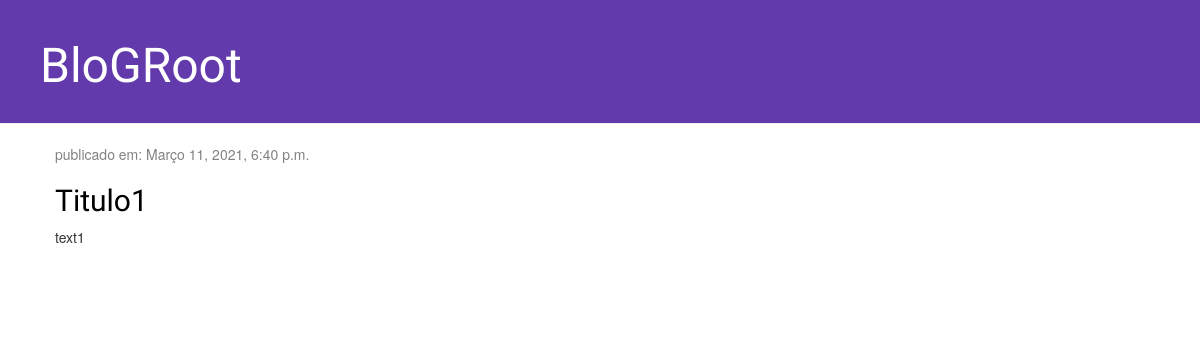
The app's page /, older data.
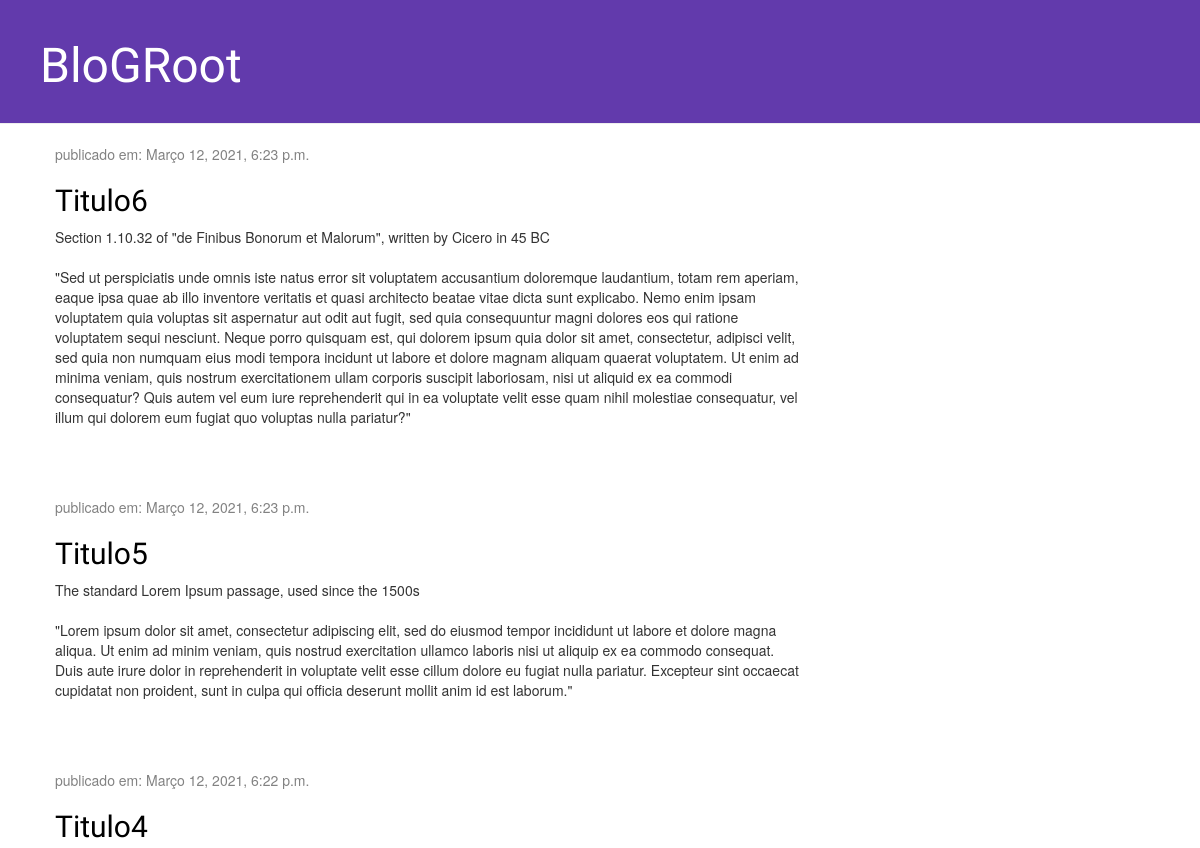
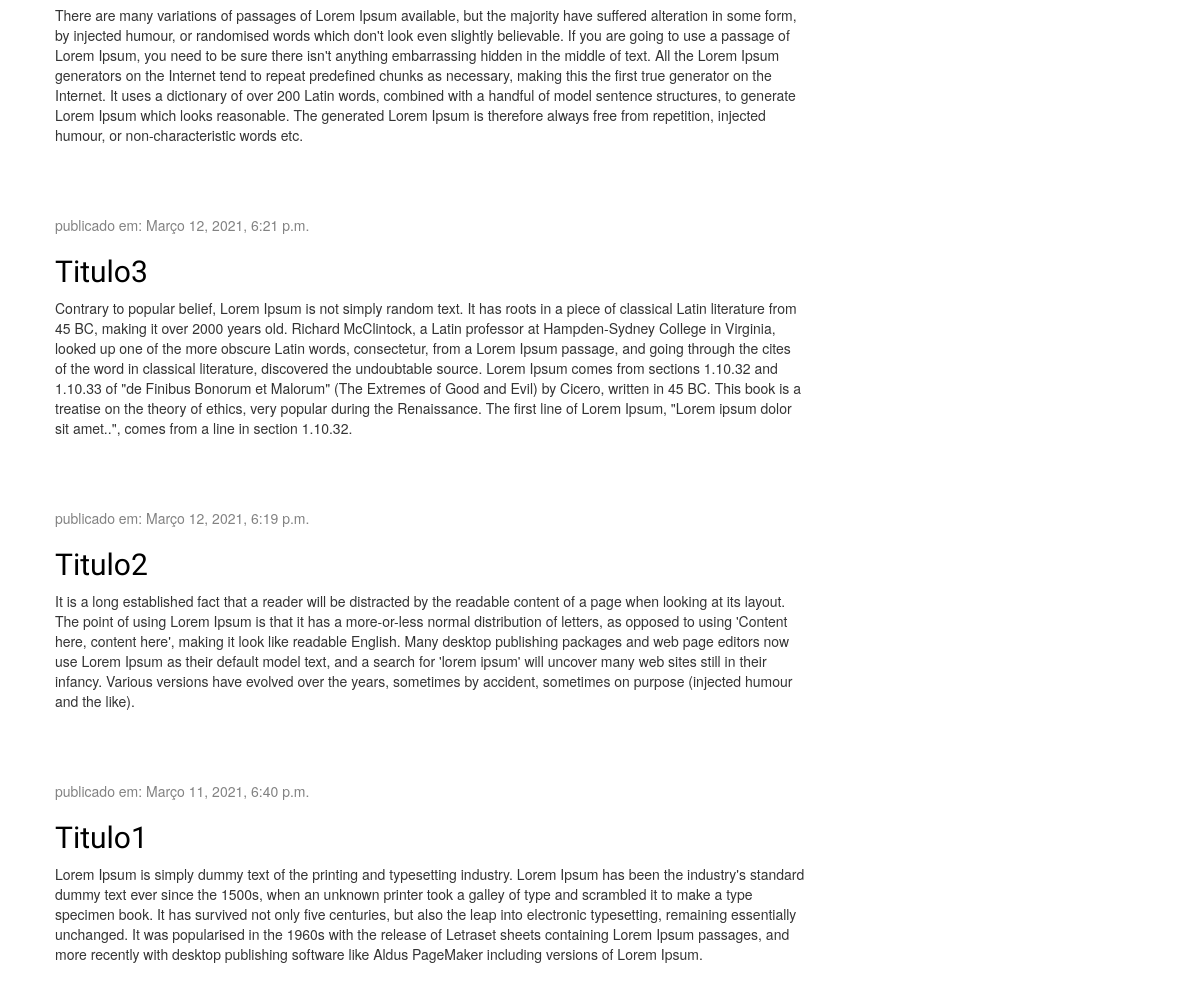
The same page, newer data (2 pictures, top to bottom).
### blog/models.py (models this page shows, shortened)
class Post(models.Model):
    autor = models.ForeignKey(
        settings.AUTH_USER_MODEL, on_delete=models.CASCADE
        )
    titulo = models.CharField(max_length=200)
    texto = models.TextField()
    data_criacao = models.DateTimeField(default=timezone.now)
    data_publicacao = models.DateTimeField(blank=True, null=True)

### blog/views.py (the view)
# urls.py: path('', views.post_list, name='post_list'),
def post_list(request):
    posts = Post.objects.filter(
        data_publicacao__lte=timezone.now()).order_by('-data_publicacao')
    return render(request, 'blog/post_list.html', {'posts': posts})

### blog/templates/blog/post_list.html
{% extends 'blog/base.html' %}
{% block content %}
    {% for post in posts %}
        <div class="post">
            <div class="date">
                <p>publicado em: {{ post.data_publicacao }}</p>
            </div>
            <h2><a href="{% url 'blog:post_detail' pk=post.pk%}">{{ post.titulo }}</a></h2>
            <p>{{ post.texto|linebreaksbr }}</p>
        </div>
    {% endfor %}
{% endblock %}

Row changes from the older to the newer data that the page shows:
now on this page (row edited): Post: data_publicacao "Março 12, 2021, 6:23 p.m.", titulo "Titulo6", texto "Section 1.10.32 of \"de Finibus Bonorum et Malorum\", written by Cicero in 45 BC \"Sed ut perspiciatis unde omnis iste natus error sit voluptatem accusantium doloremque laudantium, totam rem aperiam, eaque ipsa quae ab illo inventore veritatis et quasi architecto beatae vitae dicta sunt explicabo. Nemo enim ipsam voluptatem quia voluptas sit aspernatur aut odit aut fugit, sed quia consequuntur magni dolores eos qui ratione voluptatem sequi nesciunt. Neque porro quisquam est, qui dolorem ipsum quia dolor sit amet, consectetur, adipisci velit, sed quia non numquam eius modi tempora incidunt ut labore et dolore magnam aliquam quaerat voluptatem. Ut enim ad minima veniam, quis nostrum…"
now on this page (row edited): Post: data_publicacao "Março 12, 2021, 6:23 p.m.", titulo "Titulo5", texto "The standard Lorem Ipsum passage, used since the 1500s \"Lorem ipsum dolor sit amet, consectetur adipiscing elit, sed do eiusmod tempor incididunt ut labore et dolore magna aliqua. Ut enim ad minim veniam, quis nostrud exercitation ullamco laboris nisi ut aliquip ex ea commodo consequat. Duis aute irure dolor in reprehenderit in voluptate velit esse cillum dolore eu fugiat nulla pariatur. Excepteur sint occaecat cupidatat non proident, sunt in culpa qui officia deserunt mollit anim id est laborum.\""
now on this page (row edited): Post: data_publicacao "Março 12, 2021, 6:22 p.m.", titulo "Titulo4", texto "There are many variations of passages of Lorem Ipsum available, but the majority have suffered alteration in some form, by injected humour, or randomised words which don't look even slightly believable. If you are going to use a passage of Lorem Ipsum, you need to be sure there isn't anything embarrassing hidden in the middle of text. All the Lorem Ipsum generators on the Internet tend to repeat predefined chunks as necessary, making this the first true generator on the Internet. It uses a dictionary of over 200 Latin words, combined with a handful of model sentence structures, to generate Lorem Ipsum which looks reasonable. The generated Lorem Ipsum is therefore always free from…"
now on this page (row edited): Post: data_publicacao "Março 12, 2021, 6:21 p.m.", titulo "Titulo3", texto "Contrary to popular belief, Lorem Ipsum is not simply random text. It has roots in a piece of classical Latin literature from 45 BC, making it over 2000 years old. Richard McClintock, a Latin professor at Hampden-Sydney College in Virginia, looked up one of the more obscure Latin words, consectetur, from a Lorem Ipsum passage, and going through the cites of the word in classical literature, discovered the undoubtable source. Lorem Ipsum comes from sections 1.10.32 and 1.10.33 of \"de Finibus Bonorum et Malorum\" (The Extremes of Good and Evil) by Cicero, written in 45 BC. This book is a treatise on the theory of ethics, very popular during the Renaissance. The first line of Lorem Ipsum,…"
now on this page (row edited): Post: data_publicacao "Março 12, 2021, 6:19 p.m.", titulo "Titulo2", texto "It is a long established fact that a reader will be distracted by the readable content of a page when looking at its layout. The point of using Lorem Ipsum is that it has a more-or-less normal distribution of letters, as opposed to using 'Content here, content here', making it look like readable English. Many desktop publishing packages and web page editors now use Lorem Ipsum as their default model text, and a search for 'lorem ipsum' will uncover many web sites still in their infancy. Various versions have evolved over the years, sometimes by accident, sometimes on purpose (injected humour and the like)."
changed Post "Titulo1": texto "text1" → "Lorem Ipsum is simply dummy text of the printing and typesetting industry. Lorem Ipsum has been the industry's standard dummy text ever since the 1500s, when an unknown printer took a galley of type and scrambled it to make a type specimen book. It has survived not only five centuries, but also the leap into electronic typesetting, remaining essentially unchanged. It was popularised in the 1960s with the release of Letraset sheets containing Lorem Ipsum passages, and more recently with desktop publishing software like Aldus PageMaker including versions of Lorem Ipsum."
